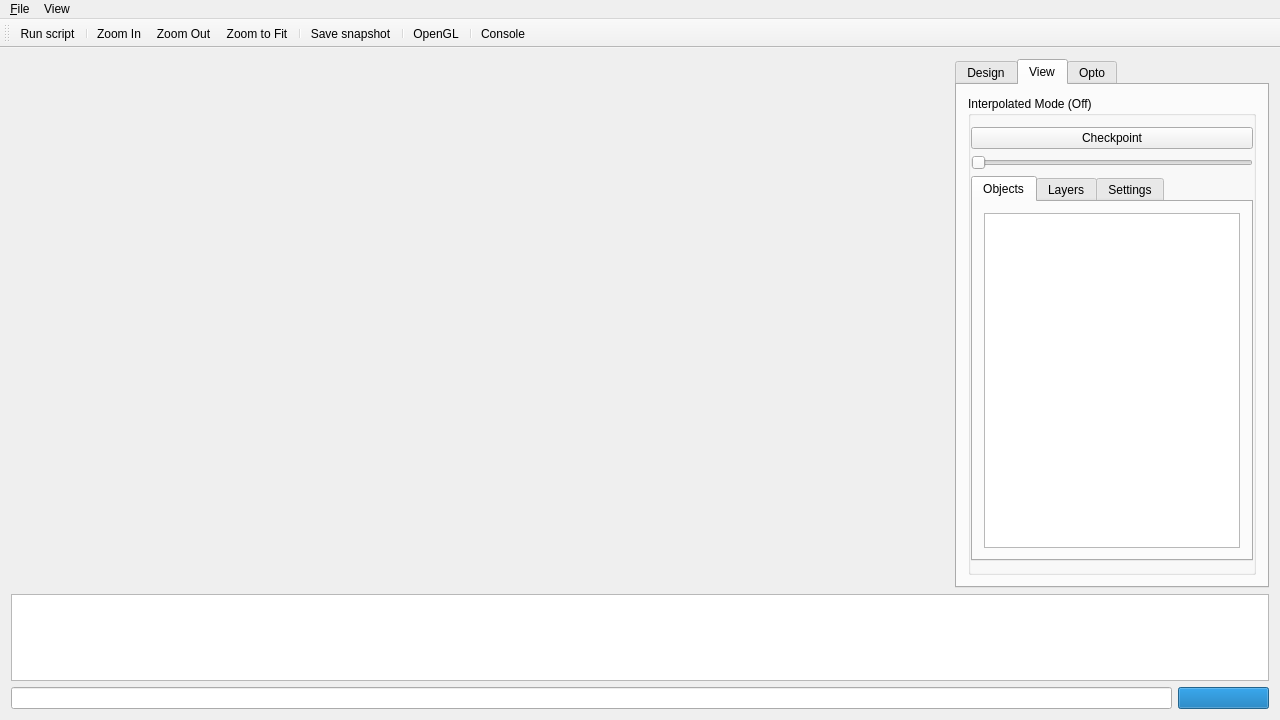
<?xml version="1.0" encoding="UTF-8"?>
<ui version="4.0">
 <class>MainWindow</class>
 <widget class="QMainWindow" name="MainWindow">
  <property name="geometry">
   <rect>
    <x>0</x>
    <y>0</y>
    <width>1280</width>
    <height>720</height>
   </rect>
  </property>
  <property name="minimumSize">
   <size>
    <width>1280</width>
    <height>720</height>
   </size>
  </property>
  <property name="windowTitle">
   <string>Rsyn</string>
  </property>
  <property name="statusTip">
   <string/>
  </property>
  <property name="documentMode">
   <bool>true</bool>
  </property>
  <property name="dockOptions">
   <set>QMainWindow::AllowTabbedDocks|QMainWindow::AnimatedDocks|QMainWindow::ForceTabbedDocks</set>
  </property>
  <widget class="QWidget" name="mainWidget">
   <property name="layoutDirection">
    <enum>Qt::LeftToRight</enum>
   </property>
   <layout class="QVBoxLayout" name="verticalLayout">
    <property name="sizeConstraint">
     <enum>QLayout::SetDefaultConstraint</enum>
    </property>
    <item>
     <widget class="QFrame" name="frame">
      <property name="frameShape">
       <enum>QFrame::NoFrame</enum>
      </property>
      <property name="frameShadow">
       <enum>QFrame::Raised</enum>
      </property>
      <layout class="QGridLayout" name="gridLayout_11">
       <property name="leftMargin">
        <number>0</number>
       </property>
       <property name="topMargin">
        <number>0</number>
       </property>
       <property name="rightMargin">
        <number>0</number>
       </property>
       <property name="bottomMargin">
        <number>0</number>
       </property>
       <property name="horizontalSpacing">
        <number>6</number>
       </property>
       <item row="0" column="0">
        <layout class="QGridLayout" name="gridLayout" rowstretch="0" columnstretch="1,0">
         <item row="0" column="1">
          <widget class="QTabWidget" name="tabWidget">
           <property name="sizePolicy">
            <sizepolicy hsizetype="Expanding" vsizetype="Expanding">
             <horstretch>0</horstretch>
             <verstretch>0</verstretch>
            </sizepolicy>
           </property>
           <property name="currentIndex">
            <number>1</number>
           </property>
           <widget class="QWidget" name="tab_4">
            <attribute name="title">
             <string>Design</string>
            </attribute>
            <layout class="QGridLayout" name="gridLayout_7">
             <item row="0" column="0">
              <layout class="QVBoxLayout" name="verticalLayout_5">
               <item>
                <widget class="QLineEdit" name="txtSearch">
                 <property name="placeholderText">
                  <string>Search</string>
                 </property>
                 <property name="clearButtonEnabled">
                  <bool>true</bool>
                 </property>
                </widget>
               </item>
               <item>
                <widget class="QTreeWidget" name="treeWidgetDesignProperties">
                 <property name="horizontalScrollBarPolicy">
                  <enum>Qt::ScrollBarAlwaysOff</enum>
                 </property>
                 <property name="sizeAdjustPolicy">
                  <enum>QAbstractScrollArea::AdjustIgnored</enum>
                 </property>
                 <property name="indentation">
                  <number>12</number>
                 </property>
                 <column>
                  <property name="text">
                   <string>Property</string>
                  </property>
                 </column>
                 <column>
                  <property name="text">
                   <string>Value</string>
                  </property>
                 </column>
                </widget>
               </item>
              </layout>
             </item>
            </layout>
           </widget>
           <widget class="QWidget" name="tab_5">
            <attribute name="title">
             <string>View</string>
            </attribute>
            <layout class="QGridLayout" name="gridLayout_8">
             <item row="0" column="0">
              <layout class="QVBoxLayout" name="verticalLayout_6">
               <item>
                <widget class="QGroupBox" name="groupBox_3">
                 <property name="title">
                  <string>Interpolated Mode (Off)</string>
                 </property>
                 <property name="flat">
                  <bool>false</bool>
                 </property>
                 <property name="checkable">
                  <bool>false</bool>
                 </property>
                 <layout class="QGridLayout" name="gridLayout_9">
                  <property name="leftMargin">
                   <number>0</number>
                  </property>
                  <property name="rightMargin">
                   <number>0</number>
                  </property>
                  <item row="0" column="0">
                   <layout class="QVBoxLayout" name="verticalLayout_7">
                    <property name="spacing">
                     <number>6</number>
                    </property>
                    <item>
                     <widget class="QPushButton" name="pushButton_2">
                      <property name="text">
                       <string>Checkpoint</string>
                      </property>
                     </widget>
                    </item>
                    <item>
                     <widget class="QSlider" name="horizontalSlider_2">
                      <property name="orientation">
                       <enum>Qt::Horizontal</enum>
                      </property>
                     </widget>
                    </item>
                   </layout>
                  </item>
                  <item row="1" column="0">
                   <widget class="QTabWidget" name="tabWidget_2">
                    <property name="currentIndex">
                     <number>0</number>
                    </property>
                    <widget class="QWidget" name="tab">
                     <attribute name="title">
                      <string>Objects</string>
                     </attribute>
                     <layout class="QVBoxLayout" name="verticalLayout_9">
                      <item>
                       <widget class="QTreeWidget" name="treeWidgetObjectVisibility">
                        <property name="indentation">
                         <number>12</number>
                        </property>
                        <property name="columnCount">
                         <number>0</number>
                        </property>
                       </widget>
                      </item>
                     </layout>
                    </widget>
                    <widget class="QWidget" name="tab_2">
                     <attribute name="title">
                      <string>Layers</string>
                     </attribute>
                     <layout class="QVBoxLayout" name="verticalLayout_10">
                      <item>
                       <widget class="QTreeWidget" name="treeWidgetLayerVisibility">
                        <property name="indentation">
                         <number>12</number>
                        </property>
                        <property name="columnCount">
                         <number>0</number>
                        </property>
                       </widget>
                      </item>
                      <item>
                       <layout class="QHBoxLayout" name="horizontalLayout_3">
                        <item>
                         <spacer name="horizontalSpacer">
                          <property name="orientation">
                           <enum>Qt::Horizontal</enum>
                          </property>
                          <property name="sizeHint" stdset="0">
                           <size>
                            <width>40</width>
                            <height>20</height>
                           </size>
                          </property>
                         </spacer>
                        </item>
                        <item>
                         <widget class="QPushButton" name="pushButton_10">
                          <property name="text">
                           <string>Unselect All</string>
                          </property>
                         </widget>
                        </item>
                       </layout>
                      </item>
                     </layout>
                    </widget>
                    <widget class="QWidget" name="tab_3">
                     <attribute name="title">
                      <string>Settings</string>
                     </attribute>
                     <layout class="QVBoxLayout" name="verticalLayout_11">
                      <item>
                       <widget class="QCheckBox" name="checkBoxShowConnectivity">
                        <property name="text">
                         <string>Show Connectivity</string>
                        </property>
                       </widget>
                      </item>
                      <item>
                       <widget class="QCheckBox" name="checkBoxShowRoutingGuides">
                        <property name="text">
                         <string>Show Routing Guides</string>
                        </property>
                       </widget>
                      </item>
                      <item>
                       <spacer name="verticalSpacer_2">
                        <property name="orientation">
                         <enum>Qt::Vertical</enum>
                        </property>
                        <property name="sizeHint" stdset="0">
                         <size>
                          <width>20</width>
                          <height>40</height>
                         </size>
                        </property>
                       </spacer>
                      </item>
                     </layout>
                    </widget>
                   </widget>
                  </item>
                 </layout>
                </widget>
               </item>
              </layout>
             </item>
            </layout>
           </widget>
           <widget class="QWidget" name="tab_6">
            <attribute name="title">
             <string>Opto</string>
            </attribute>
            <layout class="QVBoxLayout" name="verticalLayout_2">
             <item>
              <widget class="QGroupBox" name="groupBoxFlow">
               <property name="sizePolicy">
                <sizepolicy hsizetype="Preferred" vsizetype="Fixed">
                 <horstretch>0</horstretch>
                 <verstretch>0</verstretch>
                </sizepolicy>
               </property>
               <property name="title">
                <string>Flow</string>
               </property>
               <layout class="QHBoxLayout" name="horizontalLayout">
                <item>
                 <widget class="QComboBox" name="comboBoxFlow">
                  <item>
                   <property name="text">
                    <string>ICCAD15</string>
                   </property>
                  </item>
                  <item>
                   <property name="text">
                    <string>ISPD18</string>
                   </property>
                  </item>
                 </widget>
                </item>
                <item>
                 <widget class="QPushButton" name="pushButton">
                  <property name="sizePolicy">
                   <sizepolicy hsizetype="Fixed" vsizetype="Fixed">
                    <horstretch>0</horstretch>
                    <verstretch>0</verstretch>
                   </sizepolicy>
                  </property>
                  <property name="text">
                   <string>Run</string>
                  </property>
                 </widget>
                </item>
               </layout>
              </widget>
             </item>
             <item>
              <widget class="QGroupBox" name="groupBox">
               <property name="sizePolicy">
                <sizepolicy hsizetype="Preferred" vsizetype="Fixed">
                 <horstretch>0</horstretch>
                 <verstretch>0</verstretch>
                </sizepolicy>
               </property>
               <property name="title">
                <string>Timing</string>
               </property>
               <layout class="QVBoxLayout" name="verticalLayout_3">
                <item>
                 <widget class="QPushButton" name="pushButton_4">
                  <property name="text">
                   <string>Update Routing Estimation</string>
                  </property>
                 </widget>
                </item>
                <item>
                 <widget class="QPushButton" name="pushButton_3">
                  <property name="text">
                   <string>Update Timing</string>
                  </property>
                 </widget>
                </item>
               </layout>
              </widget>
             </item>
             <item>
              <widget class="QGroupBox" name="groupBox_2">
               <property name="title">
                <string>Placement</string>
               </property>
               <layout class="QVBoxLayout" name="verticalLayout_4">
                <item>
                 <widget class="QPushButton" name="pushButton_6">
                  <property name="text">
                   <string>Global Placement</string>
                  </property>
                 </widget>
                </item>
                <item>
                 <widget class="QPushButton" name="pushButton_5">
                  <property name="text">
                   <string>Legalize</string>
                  </property>
                 </widget>
                </item>
                <item>
                 <widget class="QPushButton" name="pushButton_7">
                  <property name="text">
                   <string>Detailed Placement</string>
                  </property>
                 </widget>
                </item>
               </layout>
              </widget>
             </item>
             <item>
              <widget class="QGroupBox" name="groupBox_5">
               <property name="title">
                <string>Routing</string>
               </property>
               <layout class="QVBoxLayout" name="verticalLayout_8">
                <item>
                 <widget class="QPushButton" name="pushButton_8">
                  <property name="text">
                   <string>Global Routing</string>
                  </property>
                 </widget>
                </item>
                <item>
                 <widget class="QPushButton" name="pushButton_9">
                  <property name="text">
                   <string>Detailed Routing</string>
                  </property>
                 </widget>
                </item>
               </layout>
              </widget>
             </item>
             <item>
              <spacer name="verticalSpacer">
               <property name="orientation">
                <enum>Qt::Vertical</enum>
               </property>
               <property name="sizeHint" stdset="0">
                <size>
                 <width>20</width>
                 <height>40</height>
                </size>
               </property>
              </spacer>
             </item>
            </layout>
           </widget>
          </widget>
         </item>
        </layout>
       </item>
      </layout>
     </widget>
    </item>
    <item>
     <widget class="QPlainTextEdit" name="textLog">
      <property name="sizePolicy">
       <sizepolicy hsizetype="Preferred" vsizetype="Expanding">
        <horstretch>0</horstretch>
        <verstretch>0</verstretch>
       </sizepolicy>
      </property>
      <property name="minimumSize">
       <size>
        <width>0</width>
        <height>87</height>
       </size>
      </property>
      <property name="maximumSize">
       <size>
        <width>16777215</width>
        <height>87</height>
       </size>
      </property>
      <property name="baseSize">
       <size>
        <width>0</width>
        <height>0</height>
       </size>
      </property>
      <property name="font">
       <font>
        <family>Courier 10 Pitch</family>
        <pointsize>10</pointsize>
       </font>
      </property>
      <property name="undoRedoEnabled">
       <bool>false</bool>
      </property>
      <property name="readOnly">
       <bool>true</bool>
      </property>
      <property name="backgroundVisible">
       <bool>false</bool>
      </property>
      <property name="centerOnScroll">
       <bool>false</bool>
      </property>
     </widget>
    </item>
    <item>
     <widget class="QFrame" name="frame_2">
      <property name="frameShape">
       <enum>QFrame::NoFrame</enum>
      </property>
      <property name="frameShadow">
       <enum>QFrame::Raised</enum>
      </property>
      <property name="lineWidth">
       <number>0</number>
      </property>
      <layout class="QHBoxLayout" name="horizontalLayout_2">
       <property name="leftMargin">
        <number>0</number>
       </property>
       <property name="topMargin">
        <number>0</number>
       </property>
       <property name="rightMargin">
        <number>0</number>
       </property>
       <property name="bottomMargin">
        <number>0</number>
       </property>
       <item>
        <widget class="QLineEdit" name="txtCommand">
         <property name="placeholderText">
          <string/>
         </property>
        </widget>
       </item>
       <item>
        <widget class="QProgressBar" name="progressBar">
         <property name="sizePolicy">
          <sizepolicy hsizetype="Minimum" vsizetype="Fixed">
           <horstretch>0</horstretch>
           <verstretch>0</verstretch>
          </sizepolicy>
         </property>
         <property name="value">
          <number>100</number>
         </property>
         <property name="textVisible">
          <bool>false</bool>
         </property>
        </widget>
       </item>
      </layout>
     </widget>
    </item>
   </layout>
  </widget>
  <widget class="QMenuBar" name="menuBar">
   <property name="geometry">
    <rect>
     <x>0</x>
     <y>0</y>
     <width>1280</width>
     <height>25</height>
    </rect>
   </property>
   <widget class="QMenu" name="menuFile">
    <property name="title">
     <string>&amp;File</string>
    </property>
    <addaction name="actionRun_script"/>
    <addaction name="separator"/>
    <addaction name="actionExit"/>
   </widget>
   <widget class="QMenu" name="menuView">
    <property name="title">
     <string>View</string>
    </property>
    <addaction name="actionZoom_to_Fit"/>
    <addaction name="actionZoom_In"/>
    <addaction name="actionZoom_Out"/>
    <addaction name="separator"/>
    <addaction name="actionOpenGL"/>
    <addaction name="actionConsole"/>
    <addaction name="separator"/>
    <addaction name="actionSave_snapshot"/>
   </widget>
   <addaction name="menuFile"/>
   <addaction name="menuView"/>
  </widget>
  <widget class="QToolBar" name="toolBar">
   <property name="windowTitle">
    <string>toolBar</string>
   </property>
   <property name="iconSize">
    <size>
     <width>26</width>
     <height>26</height>
    </size>
   </property>
   <attribute name="toolBarArea">
    <enum>TopToolBarArea</enum>
   </attribute>
   <attribute name="toolBarBreak">
    <bool>false</bool>
   </attribute>
   <addaction name="actionRun_script"/>
   <addaction name="separator"/>
   <addaction name="actionZoom_In"/>
   <addaction name="actionZoom_Out"/>
   <addaction name="actionZoom_to_Fit"/>
   <addaction name="separator"/>
   <addaction name="actionSave_snapshot"/>
   <addaction name="separator"/>
   <addaction name="actionOpenGL"/>
   <addaction name="separator"/>
   <addaction name="actionConsole"/>
  </widget>
  <action name="actionExit">
   <property name="text">
    <string>E&amp;xit</string>
   </property>
   <property name="shortcut">
    <string>Ctrl+Q</string>
   </property>
  </action>
  <action name="actionRun_script">
   <property name="icon">
    <iconset resource="../resource/images.qr">
     <normaloff>:/png/glyphicons-174-play.png</normaloff>:/png/glyphicons-174-play.png</iconset>
   </property>
   <property name="text">
    <string>Run script...</string>
   </property>
   <property name="toolTip">
    <string>Run an Rsyn script</string>
   </property>
   <property name="shortcut">
    <string>Ctrl+R</string>
   </property>
  </action>
  <action name="actionZoom_In">
   <property name="icon">
    <iconset resource="../resource/images.qrc">
     <normaloff>:/png/glyphicons-237-zoom-in.png</normaloff>:/png/glyphicons-237-zoom-in.png</iconset>
   </property>
   <property name="text">
    <string>Zoom In</string>
   </property>
   <property name="shortcut">
    <string>Ctrl+=</string>
   </property>
  </action>
  <action name="actionZoom_Out">
   <property name="icon">
    <iconset resource="../resource/images.qrc">
     <normaloff>:/png/glyphicons-238-zoom-out.png</normaloff>:/png/glyphicons-238-zoom-out.png</iconset>
   </property>
   <property name="text">
    <string>Zoom Out</string>
   </property>
   <property name="shortcut">
    <string>Ctrl+-</string>
   </property>
  </action>
  <action name="actionOpenGL">
   <property name="checkable">
    <bool>true</bool>
   </property>
   <property name="text">
    <string>OpenGL</string>
   </property>
  </action>
  <action name="actionZoom_to_Fit">
   <property name="icon">
    <iconset resource="../resource/images.qrc">
     <normaloff>:/png/glyphicons-237-zoom-to-fit.png</normaloff>:/png/glyphicons-237-zoom-to-fit.png</iconset>
   </property>
   <property name="text">
    <string>Zoom to Fit</string>
   </property>
   <property name="shortcut">
    <string>Ctrl+0</string>
   </property>
  </action>
  <action name="actionSave_snapshot">
   <property name="icon">
    <iconset resource="../resource/images.qrc">
     <normaloff>:/png/glyphicons-12-camera.png</normaloff>:/png/glyphicons-12-camera.png</iconset>
   </property>
   <property name="text">
    <string>Save snapshot...</string>
   </property>
  </action>
  <action name="actionConsole">
   <property name="checkable">
    <bool>true</bool>
   </property>
   <property name="text">
    <string>Console</string>
   </property>
   <property name="toolTip">
    <string>Expand Console</string>
   </property>
   <property name="shortcut">
    <string>F11</string>
   </property>
  </action>
 </widget>
 <layoutdefault spacing="6" margin="11"/>
 <resources>
  <include location="../resource/images.qrc"/>
  <include location="../resource/images.qrc"/>
 </resources>
 <connections>
  <connection>
   <sender>actionRun_script</sender>
   <signal>triggered()</signal>
   <receiver>MainWindow</receiver>
   <slot>onRunScript()</slot>
   <hints>
    <hint type="sourcelabel">
     <x>-1</x>
     <y>-1</y>
    </hint>
    <hint type="destinationlabel">
     <x>230</x>
     <y>374</y>
    </hint>
   </hints>
  </connection>
  <connection>
   <sender>actionZoom_In</sender>
   <signal>triggered()</signal>
   <receiver>MainWindow</receiver>
   <slot>onZoomIn()</slot>
   <hints>
    <hint type="sourcelabel">
     <x>-1</x>
     <y>-1</y>
    </hint>
    <hint type="destinationlabel">
     <x>639</x>
     <y>359</y>
    </hint>
   </hints>
  </connection>
  <connection>
   <sender>actionZoom_Out</sender>
   <signal>triggered()</signal>
   <receiver>MainWindow</receiver>
   <slot>onZoomOut()</slot>
   <hints>
    <hint type="sourcelabel">
     <x>-1</x>
     <y>-1</y>
    </hint>
    <hint type="destinationlabel">
     <x>639</x>
     <y>359</y>
    </hint>
   </hints>
  </connection>
  <connection>
   <sender>actionZoom_to_Fit</sender>
   <signal>triggered()</signal>
   <receiver>MainWindow</receiver>
   <slot>onZoomToFit()</slot>
   <hints>
    <hint type="sourcelabel">
     <x>-1</x>
     <y>-1</y>
    </hint>
    <hint type="destinationlabel">
     <x>639</x>
     <y>359</y>
    </hint>
   </hints>
  </connection>
  <connection>
   <sender>actionOpenGL</sender>
   <signal>toggled(bool)</signal>
   <receiver>MainWindow</receiver>
   <slot>onToggleOpenGL(bool)</slot>
   <hints>
    <hint type="sourcelabel">
     <x>-1</x>
     <y>-1</y>
    </hint>
    <hint type="destinationlabel">
     <x>639</x>
     <y>359</y>
    </hint>
   </hints>
  </connection>
  <connection>
   <sender>actionSave_snapshot</sender>
   <signal>triggered()</signal>
   <receiver>MainWindow</receiver>
   <slot>onSaveSnapshot()</slot>
   <hints>
    <hint type="sourcelabel">
     <x>-1</x>
     <y>-1</y>
    </hint>
    <hint type="destinationlabel">
     <x>639</x>
     <y>359</y>
    </hint>
   </hints>
  </connection>
  <connection>
   <sender>actionConsole</sender>
   <signal>toggled(bool)</signal>
   <receiver>MainWindow</receiver>
   <slot>onToggleConsole(bool)</slot>
   <hints>
    <hint type="sourcelabel">
     <x>-1</x>
     <y>-1</y>
    </hint>
    <hint type="destinationlabel">
     <x>639</x>
     <y>359</y>
    </hint>
   </hints>
  </connection>
  <connection>
   <sender>pushButton</sender>
   <signal>clicked()</signal>
   <receiver>MainWindow</receiver>
   <slot>onRunFlow()</slot>
   <hints>
    <hint type="sourcelabel">
     <x>1070</x>
     <y>146</y>
    </hint>
    <hint type="destinationlabel">
     <x>861</x>
     <y>-8</y>
    </hint>
   </hints>
  </connection>
  <connection>
   <sender>pushButton_4</sender>
   <signal>clicked()</signal>
   <receiver>MainWindow</receiver>
   <slot>onUpdateRoutingEstimation()</slot>
   <hints>
    <hint type="sourcelabel">
     <x>1070</x>
     <y>150</y>
    </hint>
    <hint type="destinationlabel">
     <x>571</x>
     <y>720</y>
    </hint>
   </hints>
  </connection>
  <connection>
   <sender>pushButton_3</sender>
   <signal>clicked()</signal>
   <receiver>MainWindow</receiver>
   <slot>onUpdateTiming()</slot>
   <hints>
    <hint type="sourcelabel">
     <x>1070</x>
     <y>150</y>
    </hint>
    <hint type="destinationlabel">
     <x>1273</x>
     <y>285</y>
    </hint>
   </hints>
  </connection>
  <connection>
   <sender>pushButton_6</sender>
   <signal>clicked()</signal>
   <receiver>MainWindow</receiver>
   <slot>onRunGlobalPlacement()</slot>
   <hints>
    <hint type="sourcelabel">
     <x>1070</x>
     <y>154</y>
    </hint>
    <hint type="destinationlabel">
     <x>1283</x>
     <y>330</y>
    </hint>
   </hints>
  </connection>
  <connection>
   <sender>pushButton_5</sender>
   <signal>clicked()</signal>
   <receiver>MainWindow</receiver>
   <slot>onRunLegalization()</slot>
   <hints>
    <hint type="sourcelabel">
     <x>1070</x>
     <y>154</y>
    </hint>
    <hint type="destinationlabel">
     <x>1275</x>
     <y>366</y>
    </hint>
   </hints>
  </connection>
  <connection>
   <sender>pushButton_7</sender>
   <signal>clicked()</signal>
   <receiver>MainWindow</receiver>
   <slot>onRunDetailedPlacement()</slot>
   <hints>
    <hint type="sourcelabel">
     <x>1070</x>
     <y>154</y>
    </hint>
    <hint type="destinationlabel">
     <x>1277</x>
     <y>406</y>
    </hint>
   </hints>
  </connection>
  <connection>
   <sender>pushButton_8</sender>
   <signal>clicked()</signal>
   <receiver>MainWindow</receiver>
   <slot>onRunGlobalRouting()</slot>
   <hints>
    <hint type="sourcelabel">
     <x>1070</x>
     <y>158</y>
    </hint>
    <hint type="destinationlabel">
     <x>1277</x>
     <y>463</y>
    </hint>
   </hints>
  </connection>
  <connection>
   <sender>pushButton_9</sender>
   <signal>clicked()</signal>
   <receiver>MainWindow</receiver>
   <slot>onRunDetailedRouting()</slot>
   <hints>
    <hint type="sourcelabel">
     <x>1070</x>
     <y>158</y>
    </hint>
    <hint type="destinationlabel">
     <x>1277</x>
     <y>504</y>
    </hint>
   </hints>
  </connection>
  <connection>
   <sender>txtCommand</sender>
   <signal>returnPressed()</signal>
   <receiver>MainWindow</receiver>
   <slot>onExecuteCommand()</slot>
   <hints>
    <hint type="sourcelabel">
     <x>131</x>
     <y>695</y>
    </hint>
    <hint type="destinationlabel">
     <x>209</x>
     <y>329</y>
    </hint>
   </hints>
  </connection>
  <connection>
   <sender>actionExit</sender>
   <signal>triggered()</signal>
   <receiver>MainWindow</receiver>
   <slot>onExit()</slot>
   <hints>
    <hint type="sourcelabel">
     <x>-1</x>
     <y>-1</y>
    </hint>
    <hint type="destinationlabel">
     <x>639</x>
     <y>359</y>
    </hint>
   </hints>
  </connection>
  <connection>
   <sender>treeWidgetObjectVisibility</sender>
   <signal>itemChanged(QTreeWidgetItem*,int)</signal>
   <receiver>MainWindow</receiver>
   <slot>onChangeObjectVisibility(QTreeWidgetItem*,int)</slot>
   <hints>
    <hint type="sourcelabel">
     <x>1072</x>
     <y>264</y>
    </hint>
    <hint type="destinationlabel">
     <x>639</x>
     <y>359</y>
    </hint>
   </hints>
  </connection>
  <connection>
   <sender>treeWidgetLayerVisibility</sender>
   <signal>itemChanged(QTreeWidgetItem*,int)</signal>
   <receiver>MainWindow</receiver>
   <slot>onChangeLayerVisibility(QTreeWidgetItem*,int)</slot>
   <hints>
    <hint type="sourcelabel">
     <x>1072</x>
     <y>255</y>
    </hint>
    <hint type="destinationlabel">
     <x>639</x>
     <y>359</y>
    </hint>
   </hints>
  </connection>
  <connection>
   <sender>pushButton_10</sender>
   <signal>clicked()</signal>
   <receiver>MainWindow</receiver>
   <slot>onUnselectAllRoutingLayers()</slot>
   <hints>
    <hint type="sourcelabel">
     <x>1090</x>
     <y>291</y>
    </hint>
    <hint type="destinationlabel">
     <x>1115</x>
     <y>-28</y>
    </hint>
   </hints>
  </connection>
  <connection>
   <sender>txtSearch</sender>
   <signal>returnPressed()</signal>
   <receiver>MainWindow</receiver>
   <slot>onSearch()</slot>
   <hints>
    <hint type="sourcelabel">
     <x>1070</x>
     <y>146</y>
    </hint>
    <hint type="destinationlabel">
     <x>639</x>
     <y>359</y>
    </hint>
   </hints>
  </connection>
  <connection>
   <sender>checkBoxShowRoutingGuides</sender>
   <signal>toggled(bool)</signal>
   <receiver>MainWindow</receiver>
   <slot>onShowRoutingGuides(bool)</slot>
   <hints>
    <hint type="sourcelabel">
     <x>1072</x>
     <y>281</y>
    </hint>
    <hint type="destinationlabel">
     <x>821</x>
     <y>734</y>
    </hint>
   </hints>
  </connection>
  <connection>
   <sender>checkBoxShowConnectivity</sender>
   <signal>toggled(bool)</signal>
   <receiver>MainWindow</receiver>
   <slot>onShowConnectivity(bool)</slot>
   <hints>
    <hint type="sourcelabel">
     <x>1033</x>
     <y>269</y>
    </hint>
    <hint type="destinationlabel">
     <x>629</x>
     <y>-18</y>
    </hint>
   </hints>
  </connection>
 </connections>
 <slots>
  <slot>onRunScript()</slot>
  <slot>onChangeObjectVisibility(QTreeWidgetItem*,int)</slot>
  <slot>onZoomIn()</slot>
  <slot>onZoomOut()</slot>
  <slot>onZoomToFit()</slot>
  <slot>onToggleOpenGL(bool)</slot>
  <slot>onExecuteCommand()</slot>
  <slot>onCommandLineKeyPressed(QKeyEvent*)</slot>
  <slot>onSaveSnapshot()</slot>
  <slot>onToggleConsole(bool)</slot>
  <slot>onRunFlow()</slot>
  <slot>onUpdateRoutingEstimation()</slot>
  <slot>onUpdateTiming()</slot>
  <slot>onRunGlobalPlacement()</slot>
  <slot>onRunLegalization()</slot>
  <slot>onRunDetailedPlacement()</slot>
  <slot>onRunGlobalRouting()</slot>
  <slot>onRunDetailedRouting()</slot>
  <slot>onExit()</slot>
  <slot>onChangeLayerVisibility(QTreeWidgetItem*,int)</slot>
  <slot>onUnselectAllRoutingLayers()</slot>
  <slot>onSearch()</slot>
  <slot>onShowConnectivity(bool)</slot>
  <slot>onShowRoutingGuides(bool)</slot>
 </slots>
</ui>
